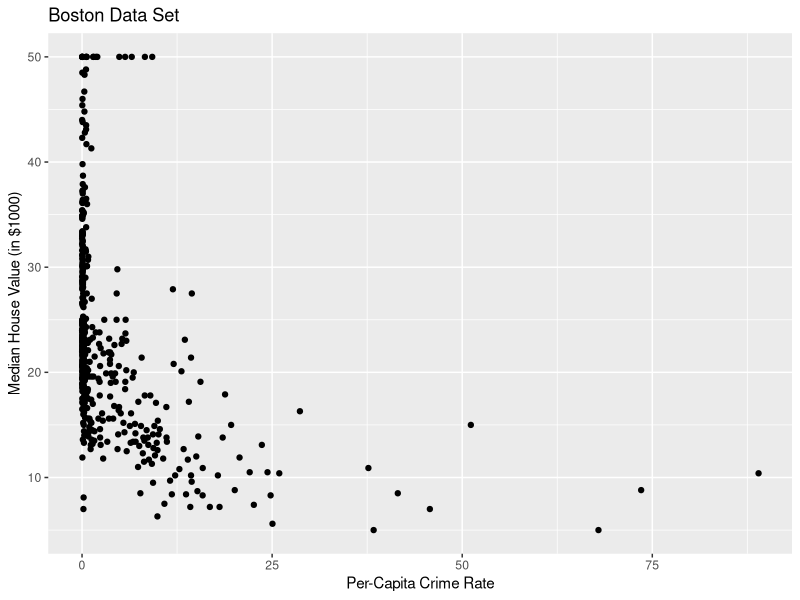
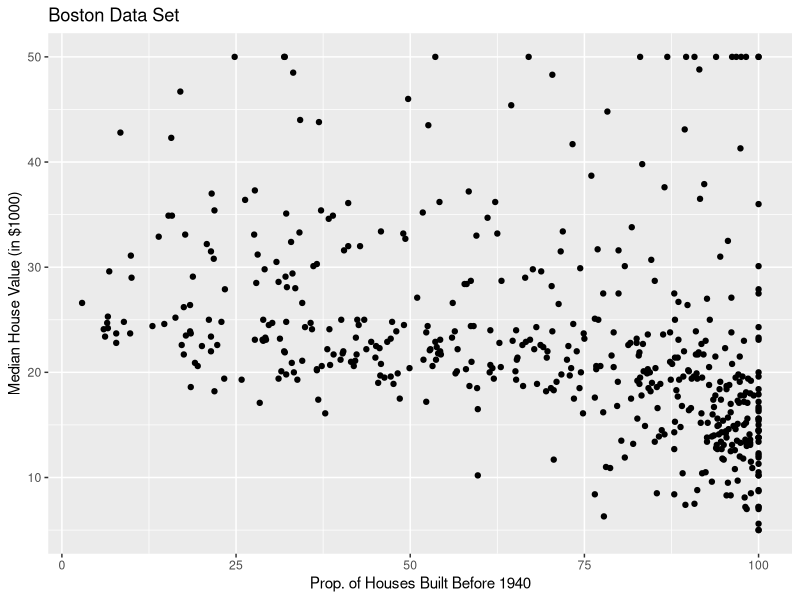
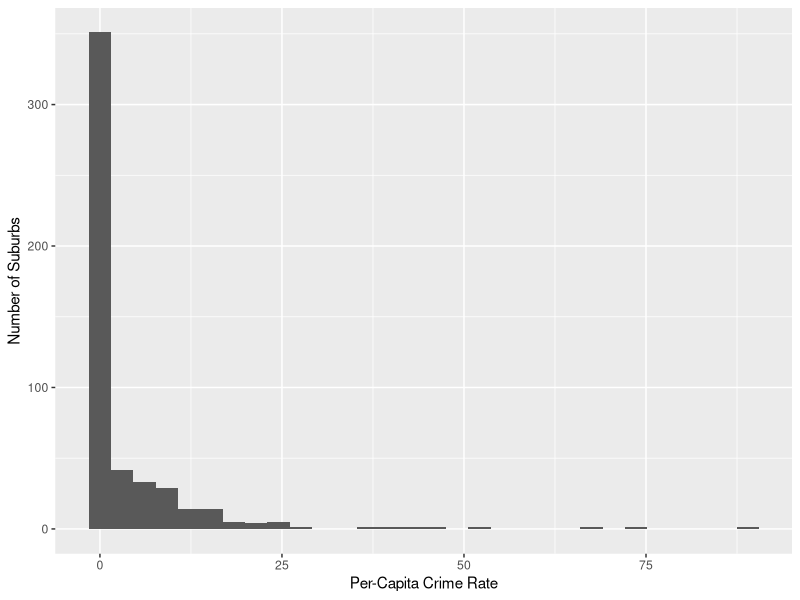
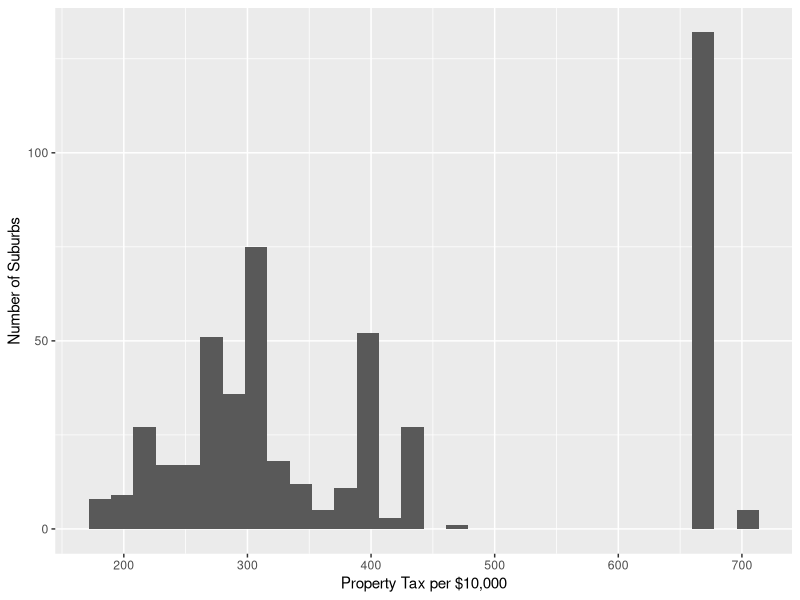
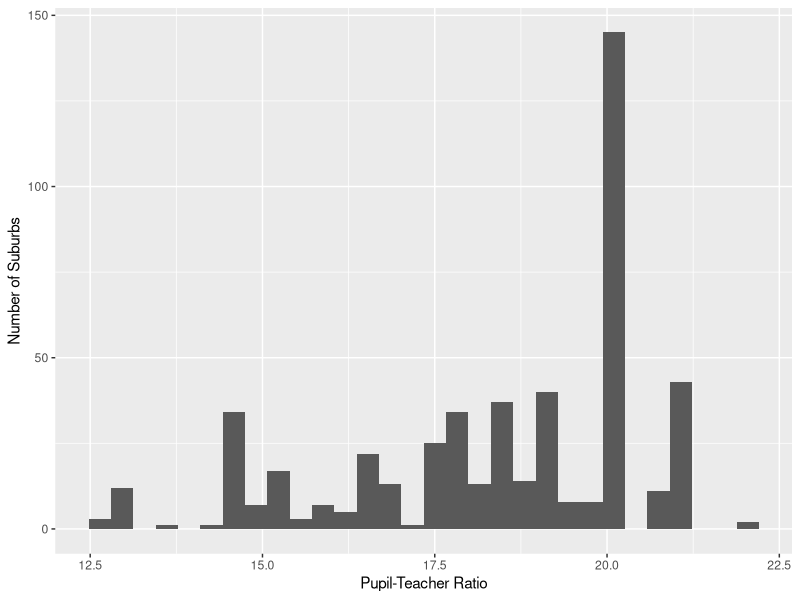

Source code (R) for these figures, in order:
## ---- chunk 1
# test
library(MASS)
library(dplyr)
library(ggplot2)
nrow(Boston)
ncol(Boston)
## ---- chunk 2
ggplot(aes(x=crim,y=medv),data=Boston) + geom_point() +
  xlab("Per-Capita Crime Rate") + ylab("Median House Value (in $1000)") +
  ggtitle("Boston Data Set")
## ---- chunk 3
ggplot(aes(x=age,y=medv),data=Boston) + geom_point() +
  xlab("Prop. of Houses Built Before 1940") + ylab("Median House Value (in $1000)") +
  ggtitle("Boston Data Set")
## ---- chunk 4
summary(lm(crim~zn + indus + chas + nox + rm + age + dis + rad + tax + ptratio + black + lstat + medv, data=Boston))
## ---- chunk 5
ggplot(aes(x=crim),data=Boston) + geom_histogram() +
  xlab("Per-Capita Crime Rate") + ylab("Number of Suburbs")
## ---- chunk 6
ggplot(aes(x=tax),data=Boston) + geom_histogram() +
  xlab("Property Tax per $10,000") + ylab("Number of Suburbs")
## ---- chunk 7
ggplot(aes(x=ptratio),data=Boston) + geom_histogram() +
  xlab("Pupil-Teacher Ratio") + ylab("Number of Suburbs")
## ---- chunk 8
sum(Boston$chas)
## ---- chunk 9
median(Boston$ptratio)
## ---- chunk 10
summary(lm(medv~zn + indus + chas + nox + rm + age + dis + rad + tax + ptratio + black + lstat, data=Boston))
